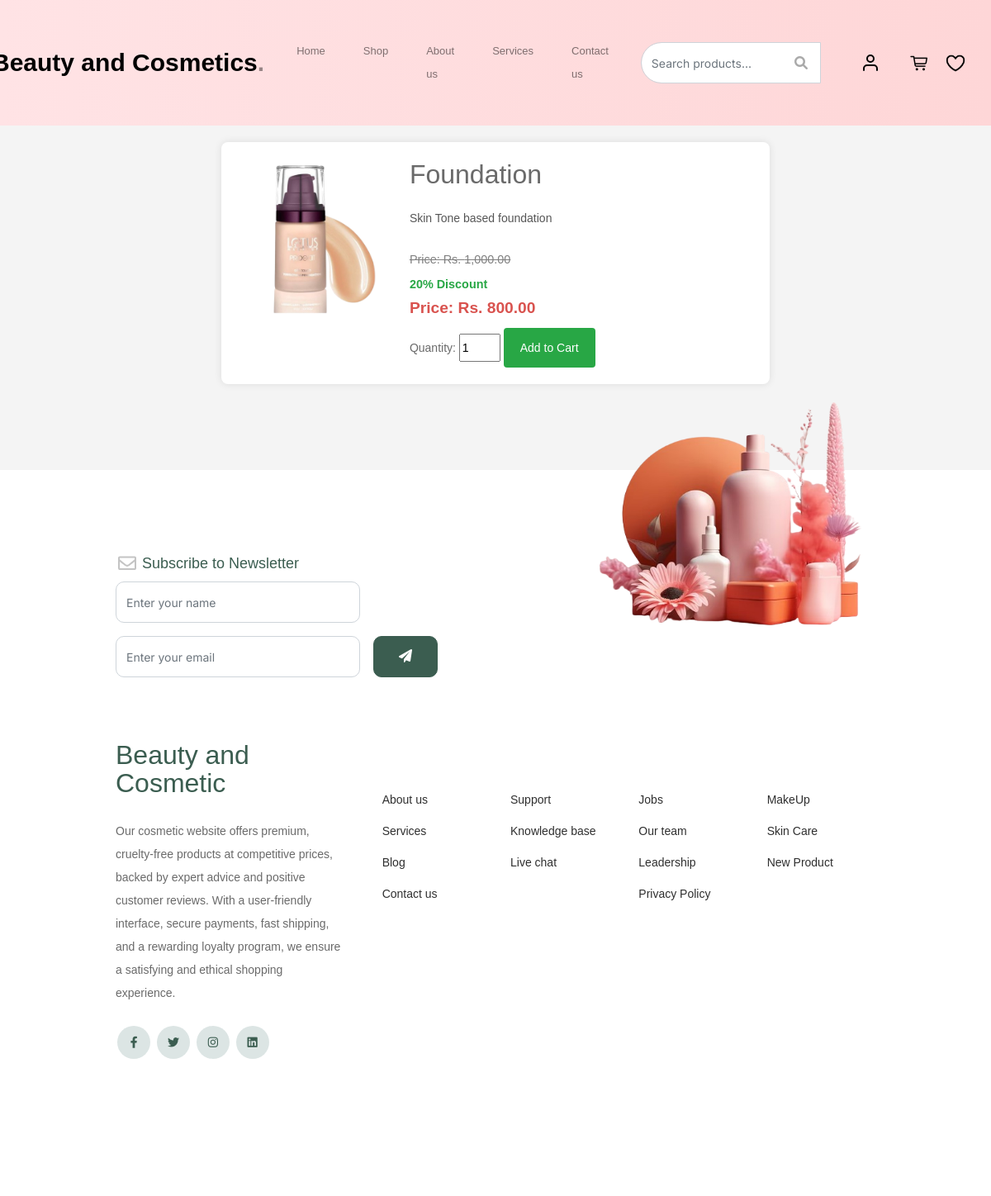
Screenshot of /user/product-detail.php?id=2 with the database file from the repository.
### tables this page shows
CREATE TABLE `products` (
  `id` int(11) NOT NULL,
  `name` varchar(255) NOT NULL,
  `description` text NOT NULL,
  `price` decimal(10,2) NOT NULL,
  `image` varchar(255) NOT NULL,
  `created_at` timestamp NOT NULL DEFAULT current_timestamp(),
  `discount` int(20) NOT NULL,
  `updated_at` datetime DEFAULT NULL,
  `status` varchar(10) NOT NULL DEFAULT 'Active',
  `quantity` int(20) NOT NULL
);

### user/product-detail.php (the view, shortened to what this page needs)
<?php
include 'db_connection.php';
$product_id = isset($_GET['id']) ? intval($_GET['id']) : 0;
if ($product_id > 0) {
    $sql = "SELECT * FROM products WHERE id = ?";
    $stmt = $con->prepare($sql);
    $stmt->bind_param("i", $product_id);
    $stmt->execute();
    $result = $stmt->get_result();
    if ($result->num_rows > 0) {
        $product = $result->fetch_assoc();
        $discount = $product['discount'] ?? 0;
        $original_price = $product['price'];
        $discounted_price = $original_price - ($original_price * $discount / 100);
    } else {
        echo "<p>Product not found.</p>";
        exit;
    }
} else {
    echo "<p>Invalid product ID.</p>";
    exit();
}
include 'userheader.php';
?>
<!DOCTYPE html>
<html lang="en">
<head>
    <link rel="stylesheet" href="productdetail.css">
</head>
<body>
    <main>
        <div class="product-container">
            <div class="product-image">
                <img src="<?= htmlspecialchars($product['image']) ?>" alt="<?= htmlspecialchars($product['name']) ?>">
            </div>
            <div class="product-details">
                <h2><?= htmlspecialchars($product['name']) ?></h2>
                <p class="product-description">
                    <?= !empty($product['description']) ? htmlspecialchars($product['description']) : 'No description available.' ?>
                </p>
                <p class="product-price">
                    <?php if ($discount > 0): ?>
                        <span class="original-price">Price: Rs. <?= number_format($original_price, 2) ?></span><br>
                        <span class="discount-percentage"><?= $discount ?>% Discount</span><br>
                        <span class="discounted-price">Price: Rs. <?= number_format($discounted_price, 2) ?></span>
                    <?php else: ?>
                        <span class="discounted-price">Price: Rs. <?= number_format($original_price, 2) ?></span>
                    <?php endif; ?>
                </p>
                <form method="POST">
                    <label for="quantity">Quantity:</label>
                    <input type="number" id="quantity" name="quantity" value="1" min="1" style="width: 50px;">
                    <button class="add-to-cart" type="submit" name="add_to_cart">Add to Cart</button>
                </form>
            </div>
        </div>
    </main>
</body>
</html>
<?php
include 'footer.php';
?>

### css/style1.css (style rules this page uses)
body { overflow-x: hidden; position: relative; }
body { font-family: "Inter", sans-serif; font-weight: 400; line-height: 28px; color: #6a6a6a; font-size: 14px; background-color: #eff2f1; }

### user/productdetail.css (style rules this page uses)
body { font-family: Arial, sans-serif; margin: 0; padding: 0; background-color: #f4f4f4; }
main { display: flex; justify-content: center; padding: 20px; }
.product-container { display: flex; background-color: white; box-shadow: 0 0 10px rgba(0, 0, 0, 0.1); border-radius: 8px; overflow: hidden; }
.product-image { flex: 1; max-width: 400px; }
.product-image img { width: 100%; height: auto; display: block; }
.product-details { flex: 2; padding: 20px; }
.product-details h2 { margin-top: 0; }
.product-description { margin: 20px 0; color: #555; }
.product-price { font-size: 1.5em; color: #333; margin: 10px 0; }
.add-to-cart { background-color: #28a745; border: none; color: white; padding: 10px 20px; font-size: 1em; cursor: pointer; border-radius: 4px; }

### user/product-detail.php (style rules this page uses)
.original-price { text-decoration: line-through; color: gray; font-size: 0.9rem; }
.discounted-price { color: #d9534f; font-size: 1.2rem; font-weight: bold; }
.discount-percentage { color: #28a745; font-size: 0.9rem; font-weight: bold; }

### rows the page displays
products: image (picture), name "Foundation", description "Skin Tone based foundation", price "1,000.00", discount "20", discounted_price "800.00"
